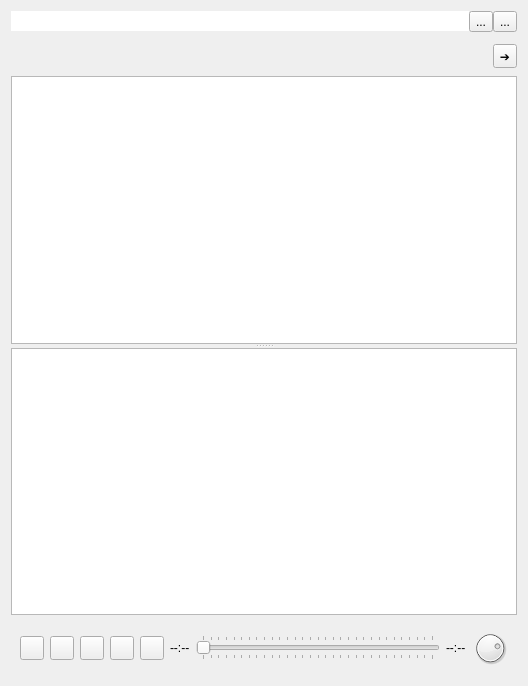
<?xml version="1.0" encoding="UTF-8"?>
<ui version="4.0">
 <class>Form</class>
 <widget class="QWidget" name="Form">
  <property name="geometry">
   <rect>
    <x>0</x>
    <y>0</y>
    <width>528</width>
    <height>686</height>
   </rect>
  </property>
  <property name="windowTitle">
   <string>Form</string>
  </property>
  <layout class="QVBoxLayout" name="verticalLayout">
   <item>
    <widget class="QWidget" name="widget" native="true">
     <layout class="QVBoxLayout" name="verticalLayout_3">
      <property name="spacing">
       <number>0</number>
      </property>
      <property name="leftMargin">
       <number>0</number>
      </property>
      <property name="topMargin">
       <number>0</number>
      </property>
      <property name="rightMargin">
       <number>0</number>
      </property>
      <property name="bottomMargin">
       <number>0</number>
      </property>
      <item>
       <widget class="QFrame" name="filter_frame">
        <property name="frameShape">
         <enum>QFrame::NoFrame</enum>
        </property>
        <property name="frameShadow">
         <enum>QFrame::Plain</enum>
        </property>
        <layout class="QHBoxLayout" name="horizontalLayout">
         <property name="spacing">
          <number>0</number>
         </property>
         <property name="leftMargin">
          <number>0</number>
         </property>
         <property name="topMargin">
          <number>0</number>
         </property>
         <property name="rightMargin">
          <number>0</number>
         </property>
         <property name="bottomMargin">
          <number>0</number>
         </property>
         <item>
          <widget class="QLineEdit" name="sc_tree_search">
           <property name="frame">
            <bool>false</bool>
           </property>
           <property name="clearButtonEnabled">
            <bool>true</bool>
           </property>
          </widget>
         </item>
         <item>
          <widget class="QToolButton" name="sc_add_filter">
           <property name="text">
            <string>...</string>
           </property>
          </widget>
         </item>
         <item>
          <widget class="QToolButton" name="sc_search">
           <property name="text">
            <string>...</string>
           </property>
          </widget>
         </item>
        </layout>
       </widget>
      </item>
     </layout>
    </widget>
   </item>
   <item>
    <widget class="QWidget" name="filter_widgets" native="true">
     <layout class="QVBoxLayout" name="verticalLayout_2">
      <property name="leftMargin">
       <number>0</number>
      </property>
      <property name="topMargin">
       <number>0</number>
      </property>
      <property name="rightMargin">
       <number>0</number>
      </property>
      <property name="bottomMargin">
       <number>0</number>
      </property>
     </layout>
    </widget>
   </item>
   <item>
    <widget class="QFrame" name="play_info">
     <property name="frameShape">
      <enum>QFrame::NoFrame</enum>
     </property>
     <property name="frameShadow">
      <enum>QFrame::Plain</enum>
     </property>
     <layout class="QHBoxLayout" name="horizontalLayout_3">
      <property name="spacing">
       <number>0</number>
      </property>
      <property name="leftMargin">
       <number>0</number>
      </property>
      <property name="topMargin">
       <number>0</number>
      </property>
      <property name="rightMargin">
       <number>0</number>
      </property>
      <property name="bottomMargin">
       <number>2</number>
      </property>
      <item>
       <widget class="QLabel" name="sc_breadcrumbs">
        <property name="text">
         <string/>
        </property>
        <property name="textFormat">
         <enum>Qt::RichText</enum>
        </property>
       </widget>
      </item>
      <item>
       <widget class="QToolButton" name="gotoButton">
        <property name="sizePolicy">
         <sizepolicy hsizetype="Fixed" vsizetype="Fixed">
          <horstretch>0</horstretch>
          <verstretch>0</verstretch>
         </sizepolicy>
        </property>
        <property name="minimumSize">
         <size>
          <width>24</width>
          <height>24</height>
         </size>
        </property>
        <property name="maximumSize">
         <size>
          <width>24</width>
          <height>24</height>
         </size>
        </property>
        <property name="baseSize">
         <size>
          <width>24</width>
          <height>24</height>
         </size>
        </property>
        <property name="text">
         <string>➔</string>
        </property>
       </widget>
      </item>
     </layout>
    </widget>
   </item>
   <item>
    <widget class="QSplitter" name="splitter">
     <property name="sizePolicy">
      <sizepolicy hsizetype="Expanding" vsizetype="Expanding">
       <horstretch>0</horstretch>
       <verstretch>0</verstretch>
      </sizepolicy>
     </property>
     <property name="frameShape">
      <enum>QFrame::NoFrame</enum>
     </property>
     <property name="midLineWidth">
      <number>0</number>
     </property>
     <property name="orientation">
      <enum>Qt::Vertical</enum>
     </property>
     <property name="opaqueResize">
      <bool>true</bool>
     </property>
     <property name="childrenCollapsible">
      <bool>false</bool>
     </property>
     <widget class="QTreeView" name="sc_tree">
      <property name="minimumSize">
       <size>
        <width>400</width>
        <height>200</height>
       </size>
      </property>
      <property name="baseSize">
       <size>
        <width>600</width>
        <height>400</height>
       </size>
      </property>
     </widget>
     <widget class="QListWidget" name="wem_list">
      <property name="sizePolicy">
       <sizepolicy hsizetype="Preferred" vsizetype="Minimum">
        <horstretch>0</horstretch>
        <verstretch>0</verstretch>
       </sizepolicy>
      </property>
      <property name="minimumSize">
       <size>
        <width>0</width>
        <height>50</height>
       </size>
      </property>
      <property name="baseSize">
       <size>
        <width>0</width>
        <height>50</height>
       </size>
      </property>
      <property name="showDropIndicator" stdset="0">
       <bool>false</bool>
      </property>
     </widget>
    </widget>
   </item>
   <item>
    <widget class="QFrame" name="playbackControls">
     <property name="minimumSize">
      <size>
       <width>0</width>
       <height>48</height>
      </size>
     </property>
     <property name="frameShape">
      <enum>QFrame::NoFrame</enum>
     </property>
     <property name="frameShadow">
      <enum>QFrame::Raised</enum>
     </property>
     <layout class="QHBoxLayout" name="horizontalLayout_2">
      <item>
       <widget class="QPushButton" name="playButton">
        <property name="sizePolicy">
         <sizepolicy hsizetype="Fixed" vsizetype="Fixed">
          <horstretch>0</horstretch>
          <verstretch>0</verstretch>
         </sizepolicy>
        </property>
        <property name="minimumSize">
         <size>
          <width>24</width>
          <height>24</height>
         </size>
        </property>
        <property name="maximumSize">
         <size>
          <width>24</width>
          <height>24</height>
         </size>
        </property>
        <property name="toolTip">
         <string>Play</string>
        </property>
        <property name="styleSheet">
         <string notr="true">QPushButton {
	background: QStyle::SP_MediaPlay;
}</string>
        </property>
        <property name="text">
         <string/>
        </property>
        <property name="icon">
         <iconset theme="media-playback-start">
          <normaloff>.</normaloff>.</iconset>
        </property>
       </widget>
      </item>
      <item>
       <widget class="QPushButton" name="pauseButton">
        <property name="sizePolicy">
         <sizepolicy hsizetype="Fixed" vsizetype="Fixed">
          <horstretch>0</horstretch>
          <verstretch>0</verstretch>
         </sizepolicy>
        </property>
        <property name="minimumSize">
         <size>
          <width>24</width>
          <height>24</height>
         </size>
        </property>
        <property name="maximumSize">
         <size>
          <width>24</width>
          <height>24</height>
         </size>
        </property>
        <property name="toolTip">
         <string>Pause</string>
        </property>
        <property name="text">
         <string/>
        </property>
       </widget>
      </item>
      <item>
       <widget class="QPushButton" name="prevButton">
        <property name="sizePolicy">
         <sizepolicy hsizetype="Fixed" vsizetype="Fixed">
          <horstretch>0</horstretch>
          <verstretch>0</verstretch>
         </sizepolicy>
        </property>
        <property name="minimumSize">
         <size>
          <width>24</width>
          <height>24</height>
         </size>
        </property>
        <property name="maximumSize">
         <size>
          <width>24</width>
          <height>24</height>
         </size>
        </property>
        <property name="toolTip">
         <string>Previous</string>
        </property>
        <property name="text">
         <string/>
        </property>
        <property name="icon">
         <iconset theme="media-skip-backward">
          <normaloff>.</normaloff>.</iconset>
        </property>
       </widget>
      </item>
      <item>
       <widget class="QPushButton" name="stopButton">
        <property name="sizePolicy">
         <sizepolicy hsizetype="Fixed" vsizetype="Fixed">
          <horstretch>0</horstretch>
          <verstretch>0</verstretch>
         </sizepolicy>
        </property>
        <property name="minimumSize">
         <size>
          <width>24</width>
          <height>24</height>
         </size>
        </property>
        <property name="maximumSize">
         <size>
          <width>24</width>
          <height>24</height>
         </size>
        </property>
        <property name="toolTip">
         <string>Stop</string>
        </property>
        <property name="text">
         <string/>
        </property>
        <property name="icon">
         <iconset theme="media-playback-stop">
          <normaloff>.</normaloff>.</iconset>
        </property>
       </widget>
      </item>
      <item alignment="Qt::AlignVCenter">
       <widget class="QPushButton" name="nextButton">
        <property name="sizePolicy">
         <sizepolicy hsizetype="Fixed" vsizetype="Fixed">
          <horstretch>0</horstretch>
          <verstretch>0</verstretch>
         </sizepolicy>
        </property>
        <property name="minimumSize">
         <size>
          <width>24</width>
          <height>24</height>
         </size>
        </property>
        <property name="maximumSize">
         <size>
          <width>24</width>
          <height>24</height>
         </size>
        </property>
        <property name="toolTip">
         <string>Next</string>
        </property>
        <property name="text">
         <string/>
        </property>
        <property name="icon">
         <iconset theme="SP_MediaSkipForward">
          <normaloff>.</normaloff>.</iconset>
        </property>
       </widget>
      </item>
      <item>
       <widget class="QLabel" name="positionLabel">
        <property name="styleSheet">
         <string notr="true"/>
        </property>
        <property name="text">
         <string>--:--</string>
        </property>
        <property name="alignment">
         <set>Qt::AlignLeading|Qt::AlignLeft|Qt::AlignVCenter</set>
        </property>
       </widget>
      </item>
      <item alignment="Qt::AlignVCenter">
       <widget class="QSlider" name="playbackSlider">
        <property name="maximum">
         <number>30000</number>
        </property>
        <property name="singleStep">
         <number>1000</number>
        </property>
        <property name="pageStep">
         <number>5000</number>
        </property>
        <property name="tracking">
         <bool>true</bool>
        </property>
        <property name="orientation">
         <enum>Qt::Horizontal</enum>
        </property>
        <property name="tickPosition">
         <enum>QSlider::TicksBothSides</enum>
        </property>
       </widget>
      </item>
      <item>
       <widget class="QLabel" name="durationLabel">
        <property name="styleSheet">
         <string notr="true"/>
        </property>
        <property name="text">
         <string>--:--</string>
        </property>
       </widget>
      </item>
      <item>
       <widget class="QDial" name="volumeDial">
        <property name="sizePolicy">
         <sizepolicy hsizetype="Fixed" vsizetype="Fixed">
          <horstretch>0</horstretch>
          <verstretch>0</verstretch>
         </sizepolicy>
        </property>
        <property name="minimumSize">
         <size>
          <width>36</width>
          <height>36</height>
         </size>
        </property>
        <property name="maximumSize">
         <size>
          <width>36</width>
          <height>36</height>
         </size>
        </property>
        <property name="toolTip">
         <string>Volume</string>
        </property>
        <property name="value">
         <number>75</number>
        </property>
        <property name="invertedAppearance">
         <bool>false</bool>
        </property>
        <property name="invertedControls">
         <bool>false</bool>
        </property>
        <property name="notchesVisible">
         <bool>false</bool>
        </property>
       </widget>
      </item>
     </layout>
    </widget>
   </item>
  </layout>
 </widget>
 <resources/>
 <connections/>
</ui>
